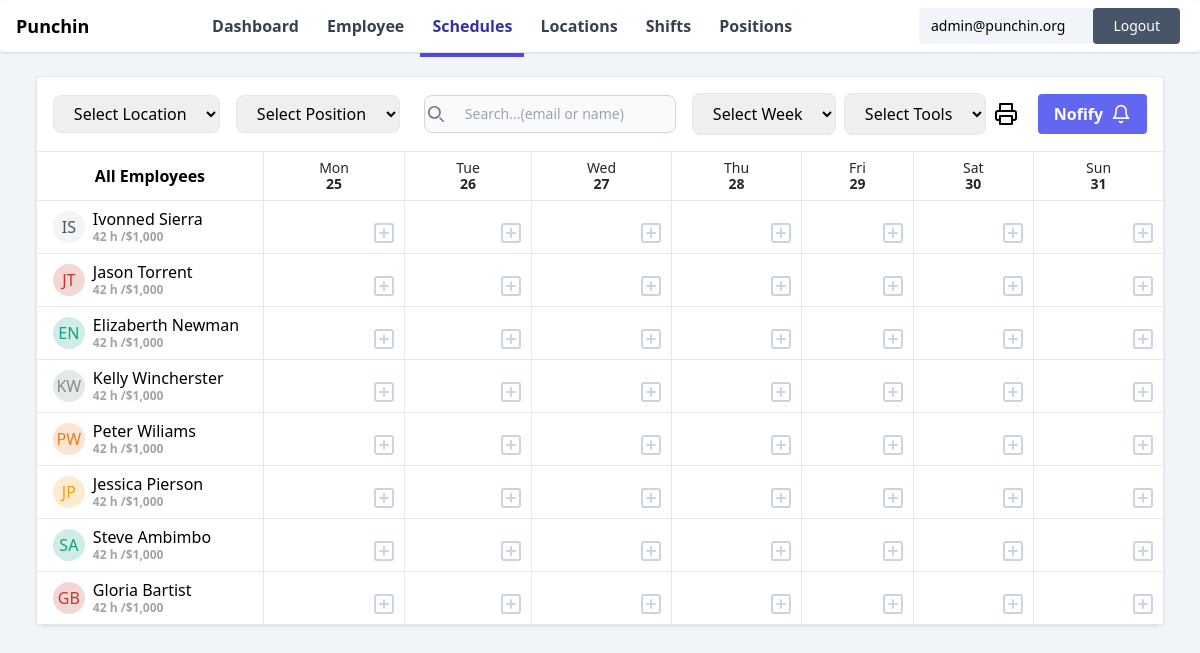
The page /dashboard/schedules/ (signed in) on the database its author committed.
### core/models.py (models this page shows, shortened)
class Employee(models.Model):
    user = models.OneToOneField(User, on_delete=models.CASCADE, related_name='employee')
    organization = models.ForeignKey('Organization', on_delete=models.CASCADE, related_name='employees')
    avatar = models.ImageField(upload_to='employees/avatars/', blank=True, null=True)
    phone_number = models.CharField(max_length=50, blank=True)
    address = models.CharField(blank=True, max_length=255)
    primary_color = models.CharField(blank=True, max_length=25)
    secondary_color = models.CharField(blank=True, max_length=25)
    position = models.ForeignKey(Position, on_delete=models.CASCADE)
    hourly_rate = models.DecimalField(max_digits=10, decimal_places=2, default=15.00)
    overtime_hourly_rate = models.DecimalField(max_digits=10, decimal_places=2, default=22.50)
    is_active = models.BooleanField(default=True)

### core/views.py (the view, shortened to what this page needs)
# urls.py: path('dashboard/schedules/', views.schedules_view, name='schedules'),
@login_required
@get_organization
def schedules_view(request, organization):
    current_date = datetime.now()
    start_date = current_date - timedelta(days=current_date.weekday())
    week_dates = []
    for i in range(7):
        week_dates.append(start_date + timedelta(days=i))
    return render(request, 'dashboard/schedule.html', {'organization': organization,'nav_items': nav_items, 'dates':week_dates})

### core/templatetags/custom_filters.py (called while the page is built)
@register.filter
def get_initials(value):
    words = value.split()
    initials = [words[0][0].upper()]
    if len(words) > 1:
        initials.append(words[-1][0].upper())
    return ''.join(initials)

### core/templatetags/schedule_list.py (called while the page is built)
@register.filter
def week_schedule_list(employee_id, date_range):
    print(date_range)
    start_date, end_date = date_range[0],date_range[-1]
    result = []
    current_date = start_date
    while current_date <= end_date:
        try:
            schedule = Schedule.objects.get(employee_id=employee_id, date=current_date)
        except ObjectDoesNotExist:
            schedule = None
        result.append({'date': current_date, 'schedule': schedule})
        current_date += timedelta(days=1)
    return result

### core/views.py (called while the page is built)
def get_organization(view_func):
    @wraps(view_func)
    def wrapper(request, *args, **kwargs):
        user = request.user
        try:
            organization = user.admin_of
            kwargs['organization'] = organization
        except Organization.DoesNotExist:
            return redirect('punch_in_out')
        return view_func(request, *args, **kwargs)
    return wrapper

### core/templates/dashboard/schedule.html (shortened to what this page needs)
{% extends './main.html' %}
{% load custom_filters %}
{% load schedule_list %}
{% block body %}
    <div class="max-w-7xl mx-auto  shadow bg-white my-6 rounded-lg">
        <div class="p-0">
          <div class="flex items-center justify-between mb-0 border border-b-0 p-4">
            <div class="flex space-x-4">
              <select class="form-select rounded-lg border p-1 px-4">
                <option value="">Select Location</option>
              </select>
              <select class="form-select rounded-lg border p-1 px-4">
                <option value="">Select Position</option>
              </select>
              <div class="relative px-2">
                <div class="absolute inset-y-0 start-0 flex items-center ps-3 pointer-events-none">
                </div>
                <input type="text" id="search-navbar" class="block w-full p-2 ps-10 text-sm text-gray-900 border border-gray-300 rounded-lg bg-gray-50 focus:ring-blue-500 focus:border-blue-500" placeholder="Search...(email or name)">
              </div>
            </div>
            <select class="form-select rounded-lg border p-2 px-4 mx-2">
                <option value="">Select Week</option>
              </select>
              <select class="form-select rounded-lg border p-2 px-4">
                <option value="">Select Tools</option>
              </select>
            <div class="flex gap-3 justify-center items-center" >
                <button class=" flex rounded gap-1 mx-2" onclick="printSection('print-section')"><span data-feather="printer" ></span></button>
                <button class="bg-indigo-500 flex items-center justify-center gap-2 hover:bg-indigo-700 text-white font-bold py-2 px-4 rounded">  Nofify <span data-feather="bell" width="20"></span></button>
            </div>
          </div>
          <div class="overflow-x-auto bg-white" id="print-section">
            <table class="table-auto w-full border bg-white border-collaps">
              <thead>
                <tr>
                  <th class="px-4 border  py-2 w-1/6">All Employees</th>
                  {% for date in dates %}
                  <th class="px-4 border py-2 leading-4 items-center justify-center text-stone-800 text-sm"><span class="font-normal">{{date | date:"D"}} </span> <br><span class="font-semibold">{{date | date:"d"}}</span></th>
                {% endfor %}
                </tr>
              </thead>
              <tbody>
                {% for employee in organization.employees.all %}
                <tr>
                  <td class="border px-4 py-2 w-1/6">
                    <div class="flex items-center justify-start">
                    <div class="relative inline-flex items-center justify-center w-8 h-8 overflow-hidden bg-gray-100 rounded-full dark:bg-gray-600" style="background-color:{{employee.primary_color}}">
                        <span class="font-medium text-gray-600 dark:text-gray-300" style='color:{{employee.secondary_color}}'> {{employee.user.get_full_name | get_initials}}
                        </span>
                    </div>
                    <div class="flex flex-col items-start justify-center leading-5 whitespace-nowrap">
                        <span class="px-2">{{employee.user.get_full_name}}</span>
                        <span class="px-2 text-stone-400 text-xs font-semibold">42 h /$1,000</span>
                    </div>
                </div>
                  </td>
                  {% for schedule_obj in employee.id|week_schedule_list:dates %}
                  <td class="border px-4 py-2 relative">
                    {% if schedule_obj.schedule %}
                        <div class="card border-r-3 rounded p-2 px-4 whitespace-nowrap flex justify-center flex-col block items-center" style="background-color:{{employee.primary_color}}; border-left: 3px solid {{employee.secondary_color}};" id="shiftId">
                            <span class="text-xs font-bold">{{schedule_obj.schedule.shift.start_time |time:"H:i"}} - {{schedule_obj.schedule.shift.end_time |time:"H:i"}}</span>
                                <span class="text-xs text-stone-400">at {{schedule_obj.schedule.location.name}}</span>
                        </div>
                        <div class="flex gap-2">
                        <form action="{% url 'shift_delete' %}" method="POST" onsubmit="deleteShift(event)">
                            {% csrf_token %}
                            <input type="hidden" name="shift_id" value="{{schedule_obj.schedule.shift.id}}">
                        <button class=" absolute bottom-2 right-2 text-sm text-slate-400 hover:text-red-300 self-end"><span data-feather="trash" width="18"></span></button></form>
                        <button class=" absolute top-2 right-2 text-sm text-slate-300 hover:text-indigo-400 self-end" onclick="openModal(`scheduleModal_{{employee.id}}_{{schedule_obj.date |date:'d'}}`)"><span data-feather="plus-square" width="18"></span></button>
                      </div>
                    {%else%}
                    <button class=" absolute bottom-2 right-2 text-sm text-slate-300 hover:text-indigo-400 self-end" onclick="openModal(`scheduleModal_{{employee.id}}_{{schedule_obj.date |date:'d'}}`)"><span data-feather="plus-square"></span></button>
                    {% endif %}
                </td>
                  {% endfor %}
                </tr>
                {% endfor %}
              </tbody>
            </table>
          </div>
        </div>
      </div>
{% endblock body%}

### core/templates/dashboard/main.html (shortened to what this page needs)
{% extends 'base.html' %}
{% block content %}
<div class="w-full">
    <div id="navbar" class="rounded flex justify-between items-center p-1 bg-white shadow w-full px-4">
        <div class="logo">
            <a href="/">
                <h1 class="font-bold text-lg">Punchin</h1>
            </a>
        </div>
        <div id="menu-items">
                {% for nav_item in nav_items %}
                    <a href="/dashboard/{{nav_item.link}}"  class="py-4 px-3 text-gray-700 nav_link hover:text-salte-800 hover:border-slate-600 font-semibold hover:border-b-4">{{ nav_item.name }}</a>
                {% endfor %}
        </div>
        <div class="form-inline p-1 rounded">
            <form action="{% url 'logout' %}" method="post" class="flex items-center bg-slate-100 rounded">
                <span class="mr-4 text-sm px-3">{{ request.user.email }}</span>
                <button type="submit" class="p-2 bg-slate-600 text-white rounded hover:bg-red-600 px-5 text-sm">Logout</button>
            </form>
        </div>
    </div>
    <div class="flex w-full justify-center">
        {% block body %}{% endblock %}
    </div>
</div>
{% endblock content %}

### rows shown on the page
Employee: user.get_full_name|get_initials "IS", user.get_full_name "Ivonned Sierra"
Employee: user.get_full_name|get_initials "JT", user.get_full_name "Jason Torrent"
Employee: user.get_full_name|get_initials "EN", user.get_full_name "Elizaberth Newman"
Employee: user.get_full_name|get_initials "KW", user.get_full_name "Kelly Wincherster"
Employee: user.get_full_name|get_initials "PW", user.get_full_name "Peter Wiliams"
Employee: user.get_full_name|get_initials "JP", user.get_full_name "Jessica Pierson"
Employee: user.get_full_name|get_initials "SA", user.get_full_name "Steve Ambimbo"
Employee: user.get_full_name|get_initials "GB", user.get_full_name "Gloria Bartist"

### other values the page prints
{{ nav_item.name }} "Dashboard" "Employee" "Schedules" "Locations" "Shifts" "Positions"
{{ request.user.email }} "admin@punchin.org"
{{ date | date:"D" }} "Mon" "Tue" "Wed" "Thu" "Fri" "Sat" "Sun"
{{ date | date:"d" }} "25" "26" "27" "28" "29" "30" "31"
